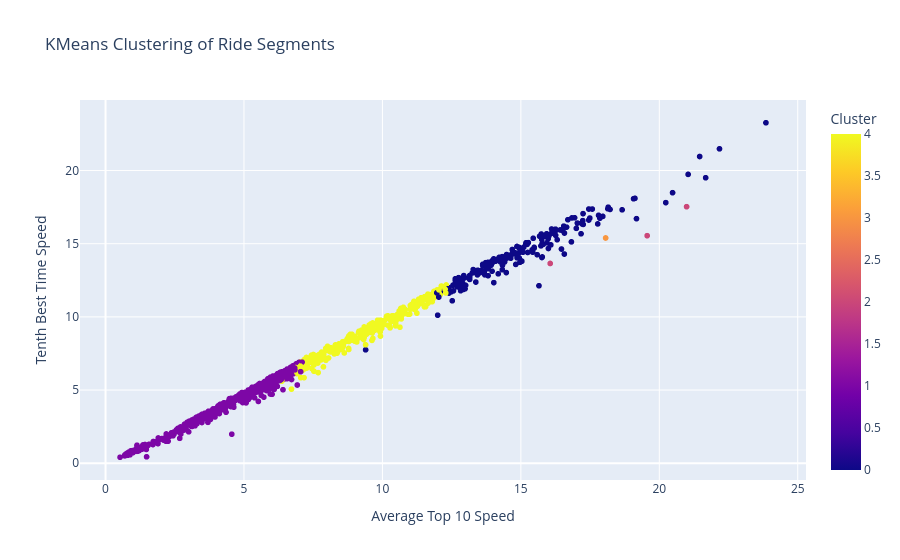

Notebook code for this chart:
### Markdown cell above
### Clustering

### Code cell
# Préparation des données avec segment_id
big_df = df_parquet_ride[['average_top_10_speed', 'tenth_best_time_speed', 'best_time_speed']].dropna()
big_df = big_df.join(df_parquet[['segment_id']])  # Ajoute la colonne segment_id

# Clustering
kmeans = KMeans(n_clusters=5, random_state=42)
big_df['cluster'] = kmeans.fit_predict(big_df[['average_top_10_speed', 'tenth_best_time_speed', 'best_time_speed']])

# Création du graphique interactif avec Plotly
fig = px.scatter(
    big_df,
    x='average_top_10_speed',
    y='tenth_best_time_speed',
    color='cluster',
    color_discrete_sequence=px.colors.qualitative.Set1,
    title='KMeans Clustering of Ride Segments',
    labels={
        'average_top_10_speed': 'Average Top 10 Speed',
        'tenth_best_time_speed': 'Tenth Best Time Speed',
        'cluster': 'Cluster'
    },
    hover_data=['segment_id'],  # Affiche segment_id au survol
    hover_name='segment_id'  # Met en évidence segment_id dans le hover
)

# Personnalisation de l'affichage hover
fig.update_traces(
    hovertemplate="<b>Segment ID:</b> %{customdata[0]}<br>" +
                  "<b>Avg Top 10 Speed:</b> %{x:.2f}<br>" +
                  "<b>Tenth Best Speed:</b> %{y:.2f}<br>" +
                  "<b>Cluster:</b> %{marker.color}"
)

# Affichage du graphique
fig.show()

### Figure 1 — Plotly figure (JSON) as saved in the notebook; plotly's stock layout.template omitted (floating-point values rounded to 4 significant figures; data arrays with more than 128 entries replaced by an {"elided": "..."} marker saying what was removed)
{"data": [{"customdata": {"elided": "1061x1 int values"}, "hovertemplate": "<b>Segment ID:</b> %{customdata[0]}<br><b>Avg Top 10 Speed:</b> %{x:.2f}<br><b>Tenth Best Speed:</b> %{y:.2f}<br><b>Cluster:</b> %{marker.color}", "hovertext": {"elided": "1061 float values"}, "legendgroup": "", "marker": {"color": {"elided": "1061 int values"}, "coloraxis": "coloraxis", "symbol": "circle"}, "mode": "markers", "name": "", "showlegend": false, "type": "scattergl", "x": {"elided": "1061 float values"}, "xaxis": "x", "y": {"elided": "1061 float values"}, "yaxis": "y"}], "layout": {"coloraxis": {"colorbar": {"title": {"text": "Cluster"}}, "colorscale": [[0, "#0d0887"], [0.1111, "#46039f"], [0.2222, "#7201a8"], [0.3333, "#9c179e"], [0.4444, "#bd3786"], [0.5556, "#d8576b"], [0.6667, "#ed7953"], [0.7778, "#fb9f3a"], [0.8889, "#fdca26"], [1, "#f0f921"]]}, "legend": {"tracegroupgap": 0}, "title": {"text": "KMeans Clustering of Ride Segments"}, "xaxis": {"anchor": "y", "domain": [0, 1], "title": {"text": "Average Top 10 Speed"}}, "yaxis": {"anchor": "x", "domain": [0, 1], "title": {"text": "Tenth Best Time Speed"}}}}
